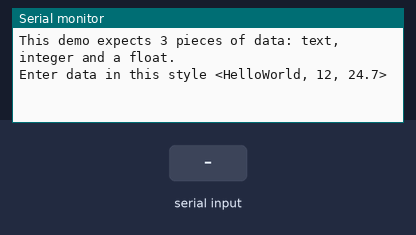
This sketch was run on a simulated Arduino Uno, built with avr-gcc and run on an emulated ATmega328P. Parts: the last lines printed to the serial monitor. The test bench sets the inputs (shaded band).

Above: at 1.2 s.
1.3 s: "<90,45,200>" received over Serial
At 1.8 s:
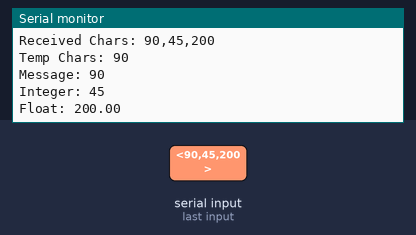
2.8 s: "<90,45>" received over Serial
At 3.8 s:
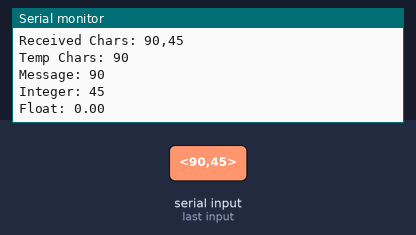
4.3 s: "<5>" received over Serial
At 5.8 s:
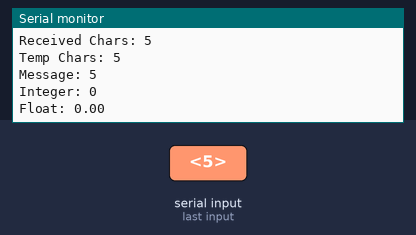

The sketch:

serial_several_data.ino
```cpp
// Receive with start and end markers combined with parsing

#define WELCOME_MSG "This demo expects 3 pieces of data: text, integer and a float."
#define INSTRUCTIONS "Enter data in this style <HelloWorld, 12, 24.7>"

const byte numChars = 32;
char receivedChars[numChars];
char tempChars[numChars]; // temporary array used when parsing

// variables to hold the parsed data
char messageFromPC[numChars] = {0};
int integerFromPC = 0;
float floatFromPC = 0.0;

boolean newData = false;


void setup()
{
  // put your setup code here, to run once:
  Serial.begin(9600);
  Serial.println(WELCOME_MSG);
  Serial.println(INSTRUCTIONS);
  Serial.println();
}

void loop()
{
  // put your main code here, to run repeatedly:
  receiveWithStartAndEndMarkers();
  if (newData == true)
  {
    /* temporary copy is neccesary to protect the original
     * data because strtok() used in parseData() replaces
     * the commas with '\0' */
    strcpy(tempChars, receivedChars);
    parseData();
    showParsedData();
    newData = false;
  }
}

void receiveWithStartAndEndMarkers(void)
{
  static bool receiveInProgress = false;
  static byte idx = 0;
  char startMarker = '<';
  char endMarker = '>';
  char receivedChar;

  while (Serial.available() > 0 && newData == false)
  {
    receivedChar = Serial.read();

    if (receiveInProgress == true)
    {
      if (receivedChar != endMarker)
      {
        receivedChars[idx] = receivedChar;
        idx++;
        if (idx >= numChars)
        {
          idx = numChars - 1;
        }
      }
      else
      {
        receivedChars[idx] = '\0';
        receiveInProgress = false;
        idx = 0;
        newData = true;
      }
    }
    else if (receivedChar == startMarker)
    {
      receiveInProgress = true;
    }
  }
}

void parseData()
{
  /* split the received data into parts */

  /* INFO ON strtok()
   * prototype: char *strtok(char *str, const char *delim)
   *
   * The strtok algorithm scans through the string str looking for delim chars.
   * If a delim char is found, the chars up to the delim char
   * are returned as a char pointer (string).
   * In subsequent calls, the str parameter is set to NULL,
   * so that the algorithm knows to obtain the next token. */

  char *tokenPtr;

  tokenPtr = strtok(tempChars, ",");  // get the first part, the string
  strcpy(messageFromPC, tokenPtr);

  tokenPtr = strtok(NULL, ",");  // continues where the previous call left off
  integerFromPC = atoi(tokenPtr);  // convert this part to an integer

  tokenPtr = strtok(NULL, ",");
  floatFromPC = atof(tokenPtr);  // convert this part to a float
}

void showParsedData(void) {
  Serial.print("Received Chars: ");
  Serial.println(receivedChars);
  Serial.print("Temp Chars: ");
  Serial.println(tempChars);
  Serial.print("Message: ");
  Serial.println(messageFromPC);
  Serial.print("Integer: ");
  Serial.println(integerFromPC);
  Serial.print("Float: ");
  Serial.println(floatFromPC);
}
```

Measured:
- after the input at 1.3 s, the serial monitor: prints a new line at once (image 1)
- after the input at 2.8 s, the serial monitor: prints a new line at once (image 2)
- after the input at 4.3 s, the serial monitor: prints a new line at once (image 3)
